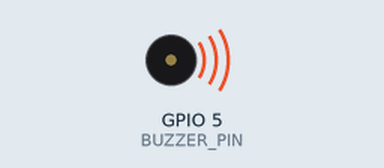
This sketch was run on a simulated ESP32. Shown: buzzer (waves = sounding).

Above: at 1.5 s.
At 3.5 s:
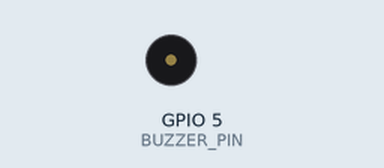
Timing chart, 0 to 5.2 s (numbered marks = the images above):
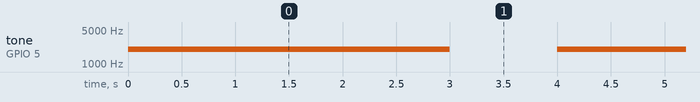

The sketch:

buzzer_test.ino
```cpp
#define BUZZER_PIN 5

#define BUZZER_FREQ 2000   // 2000 Hz
#define RESOLUTION  8      // 8-bit: duty 0~255


void setup() {
    ledcAttach(BUZZER_PIN, BUZZER_FREQ, RESOLUTION);
}

void loop() {
    // 작은 소리
    ledcWrite(BUZZER_PIN, 32);
    delay(1000);

    // 중간 소리
    ledcWrite(BUZZER_PIN, 64);
    delay(1000);

    // 큰 소리
    ledcWrite(BUZZER_PIN, 128);
    delay(1000);

    // 끄기
    ledcWrite(BUZZER_PIN, 0);
    delay(1000);
}
```

Measured:
- by itself, tone on GPIO 5 (BUZZER_PIN): alternates 2000 Hz for 3.0 s and silent for 1.0 s
